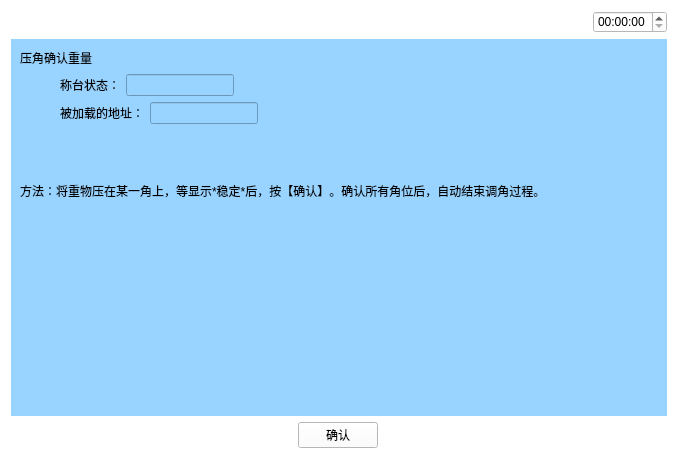
<?xml version="1.0" encoding="UTF-8"?>
<ui version="4.0">
 <class>Yazhouqueren</class>
 <widget class="QWidget" name="Yazhouqueren">
  <property name="geometry">
   <rect>
    <x>0</x>
    <y>0</y>
    <width>678</width>
    <height>459</height>
   </rect>
  </property>
  <property name="windowTitle">
   <string>Form</string>
  </property>
  <property name="styleSheet">
   <string notr="true">background-color: rgb(255, 255, 255);</string>
  </property>
  <layout class="QVBoxLayout" name="verticalLayout" stretch="1,5,1">
   <item>
    <layout class="QHBoxLayout" name="horizontalLayout_5">
     <item>
      <widget class="QPushButton" name="pushButton">
       <property name="text">
        <string/>
       </property>
       <property name="icon">
        <iconset resource="myimages.qrc">
         <normaloff>:/image/images/4g.png</normaloff>:/image/images/4g.png</iconset>
       </property>
       <property name="flat">
        <bool>true</bool>
       </property>
      </widget>
     </item>
     <item>
      <widget class="QPushButton" name="pushButton_2">
       <property name="text">
        <string/>
       </property>
       <property name="icon">
        <iconset resource="myimages.qrc">
         <normaloff>:/image/images/wireless.svg</normaloff>:/image/images/wireless.svg</iconset>
       </property>
       <property name="flat">
        <bool>true</bool>
       </property>
      </widget>
     </item>
     <item>
      <widget class="QPushButton" name="pushButton_3">
       <property name="text">
        <string/>
       </property>
       <property name="icon">
        <iconset resource="myimages.qrc">
         <normaloff>:/image/images/bl.svg</normaloff>:/image/images/bl.svg</iconset>
       </property>
       <property name="flat">
        <bool>true</bool>
       </property>
      </widget>
     </item>
     <item>
      <widget class="QPushButton" name="pushButton_4">
       <property name="text">
        <string/>
       </property>
       <property name="icon">
        <iconset resource="myimages.qrc">
         <normaloff>:/image/images/locate.svg</normaloff>:/image/images/locate.svg</iconset>
       </property>
       <property name="flat">
        <bool>true</bool>
       </property>
      </widget>
     </item>
     <item>
      <spacer name="horizontalSpacer_4">
       <property name="orientation">
        <enum>Qt::Horizontal</enum>
       </property>
       <property name="sizeHint" stdset="0">
        <size>
         <width>40</width>
         <height>20</height>
        </size>
       </property>
      </spacer>
     </item>
     <item>
      <widget class="QTimeEdit" name="timeEdit_2"/>
     </item>
    </layout>
   </item>
   <item>
    <widget class="QWidget" name="widget_2" native="true">
     <property name="sizePolicy">
      <sizepolicy hsizetype="Preferred" vsizetype="Preferred">
       <horstretch>0</horstretch>
       <verstretch>0</verstretch>
      </sizepolicy>
     </property>
     <property name="contextMenuPolicy">
      <enum>Qt::DefaultContextMenu</enum>
     </property>
     <property name="styleSheet">
      <string notr="true">background-color: rgb(153, 211, 255);</string>
     </property>
     <layout class="QVBoxLayout" name="verticalLayout_4">
      <item>
       <layout class="QHBoxLayout" name="horizontalLayout_7">
        <item>
         <widget class="QLabel" name="label_6">
          <property name="text">
           <string>压角确认重量</string>
          </property>
         </widget>
        </item>
        <item>
         <spacer name="horizontalSpacer_5">
          <property name="orientation">
           <enum>Qt::Horizontal</enum>
          </property>
          <property name="sizeHint" stdset="0">
           <size>
            <width>40</width>
            <height>20</height>
           </size>
          </property>
         </spacer>
        </item>
        <item>
         <layout class="QVBoxLayout" name="verticalLayout_5"/>
        </item>
       </layout>
      </item>
      <item>
       <layout class="QHBoxLayout" name="horizontalLayout_8">
        <item>
         <spacer name="horizontalSpacer_10">
          <property name="orientation">
           <enum>Qt::Horizontal</enum>
          </property>
          <property name="sizeType">
           <enum>QSizePolicy::Preferred</enum>
          </property>
          <property name="sizeHint" stdset="0">
           <size>
            <width>40</width>
            <height>20</height>
           </size>
          </property>
         </spacer>
        </item>
        <item>
         <widget class="QLabel" name="label_7">
          <property name="text">
           <string>称台状态：</string>
          </property>
         </widget>
        </item>
        <item>
         <widget class="QLineEdit" name="lineEdit_state">
          <property name="sizePolicy">
           <sizepolicy hsizetype="Preferred" vsizetype="Fixed">
            <horstretch>0</horstretch>
            <verstretch>0</verstretch>
           </sizepolicy>
          </property>
          <property name="readOnly">
           <bool>true</bool>
          </property>
         </widget>
        </item>
        <item>
         <spacer name="horizontalSpacer_11">
          <property name="orientation">
           <enum>Qt::Horizontal</enum>
          </property>
          <property name="sizeHint" stdset="0">
           <size>
            <width>40</width>
            <height>20</height>
           </size>
          </property>
         </spacer>
        </item>
       </layout>
      </item>
      <item>
       <layout class="QVBoxLayout" name="verticalLayout_6">
        <item>
         <layout class="QHBoxLayout" name="horizontalLayout_9">
          <item>
           <spacer name="horizontalSpacer_12">
            <property name="orientation">
             <enum>Qt::Horizontal</enum>
            </property>
            <property name="sizeType">
             <enum>QSizePolicy::Preferred</enum>
            </property>
            <property name="sizeHint" stdset="0">
             <size>
              <width>40</width>
              <height>20</height>
             </size>
            </property>
           </spacer>
          </item>
          <item>
           <widget class="QLabel" name="label_8">
            <property name="text">
             <string>被加载的地址：</string>
            </property>
           </widget>
          </item>
          <item>
           <widget class="QLineEdit" name="lineEdit_Address">
            <property name="sizePolicy">
             <sizepolicy hsizetype="Preferred" vsizetype="Fixed">
              <horstretch>0</horstretch>
              <verstretch>0</verstretch>
             </sizepolicy>
            </property>
           </widget>
          </item>
          <item>
           <spacer name="horizontalSpacer_13">
            <property name="orientation">
             <enum>Qt::Horizontal</enum>
            </property>
            <property name="sizeHint" stdset="0">
             <size>
              <width>40</width>
              <height>20</height>
             </size>
            </property>
           </spacer>
          </item>
         </layout>
        </item>
        <item>
         <layout class="QHBoxLayout" name="horizontalLayout_10" stretch="0">
          <item>
           <widget class="QLabel" name="label_9">
            <property name="frameShape">
             <enum>QFrame::NoFrame</enum>
            </property>
            <property name="lineWidth">
             <number>2</number>
            </property>
            <property name="text">
             <string>方法：将重物压在某一角上，等显示*稳定*后，按【确认】。确认所有角位后，自动结束调角过程。</string>
            </property>
            <property name="wordWrap">
             <bool>true</bool>
            </property>
           </widget>
          </item>
         </layout>
        </item>
       </layout>
      </item>
      <item>
       <layout class="QGridLayout" name="gridLayout_2">
        <item row="0" column="5">
         <widget class="QLabel" name="label_14">
          <property name="styleSheet">
           <string notr="true"/>
          </property>
          <property name="text">
           <string/>
          </property>
          <property name="alignment">
           <set>Qt::AlignCenter</set>
          </property>
         </widget>
        </item>
        <item row="1" column="5">
         <widget class="QLabel" name="label_21">
          <property name="styleSheet">
           <string notr="true"/>
          </property>
          <property name="text">
           <string/>
          </property>
          <property name="alignment">
           <set>Qt::AlignCenter</set>
          </property>
         </widget>
        </item>
        <item row="0" column="0">
         <widget class="QLabel" name="label_12">
          <property name="styleSheet">
           <string notr="true"/>
          </property>
          <property name="text">
           <string/>
          </property>
          <property name="alignment">
           <set>Qt::AlignCenter</set>
          </property>
         </widget>
        </item>
        <item row="1" column="2">
         <widget class="QLabel" name="label_25">
          <property name="styleSheet">
           <string notr="true"/>
          </property>
          <property name="text">
           <string/>
          </property>
          <property name="alignment">
           <set>Qt::AlignCenter</set>
          </property>
         </widget>
        </item>
        <item row="1" column="1">
         <widget class="QLabel" name="label_20">
          <property name="styleSheet">
           <string notr="true"/>
          </property>
          <property name="text">
           <string/>
          </property>
          <property name="alignment">
           <set>Qt::AlignCenter</set>
          </property>
         </widget>
        </item>
        <item row="1" column="7">
         <widget class="QLabel" name="label_18">
          <property name="styleSheet">
           <string notr="true"/>
          </property>
          <property name="text">
           <string/>
          </property>
          <property name="alignment">
           <set>Qt::AlignCenter</set>
          </property>
         </widget>
        </item>
        <item row="1" column="4">
         <widget class="QLabel" name="label_23">
          <property name="styleSheet">
           <string notr="true"/>
          </property>
          <property name="text">
           <string/>
          </property>
          <property name="alignment">
           <set>Qt::AlignCenter</set>
          </property>
         </widget>
        </item>
        <item row="0" column="7">
         <widget class="QLabel" name="label_16">
          <property name="styleSheet">
           <string notr="true"/>
          </property>
          <property name="text">
           <string/>
          </property>
          <property name="alignment">
           <set>Qt::AlignCenter</set>
          </property>
         </widget>
        </item>
        <item row="1" column="6">
         <widget class="QLabel" name="label_22">
          <property name="styleSheet">
           <string notr="true"/>
          </property>
          <property name="text">
           <string/>
          </property>
          <property name="alignment">
           <set>Qt::AlignCenter</set>
          </property>
         </widget>
        </item>
        <item row="1" column="3">
         <widget class="QLabel" name="label_26">
          <property name="styleSheet">
           <string notr="true"/>
          </property>
          <property name="text">
           <string/>
          </property>
          <property name="alignment">
           <set>Qt::AlignCenter</set>
          </property>
         </widget>
        </item>
        <item row="1" column="0">
         <widget class="QLabel" name="label_27">
          <property name="styleSheet">
           <string notr="true"/>
          </property>
          <property name="text">
           <string/>
          </property>
          <property name="alignment">
           <set>Qt::AlignCenter</set>
          </property>
         </widget>
        </item>
        <item row="0" column="6">
         <widget class="QLabel" name="label_15">
          <property name="styleSheet">
           <string notr="true"/>
          </property>
          <property name="text">
           <string/>
          </property>
          <property name="alignment">
           <set>Qt::AlignCenter</set>
          </property>
         </widget>
        </item>
        <item row="0" column="4">
         <widget class="QLabel" name="label_13">
          <property name="styleSheet">
           <string notr="true"/>
          </property>
          <property name="text">
           <string/>
          </property>
          <property name="alignment">
           <set>Qt::AlignCenter</set>
          </property>
         </widget>
        </item>
        <item row="0" column="2">
         <widget class="QLabel" name="label_28">
          <property name="styleSheet">
           <string notr="true"/>
          </property>
          <property name="text">
           <string/>
          </property>
          <property name="alignment">
           <set>Qt::AlignCenter</set>
          </property>
         </widget>
        </item>
        <item row="0" column="3">
         <widget class="QLabel" name="label_29">
          <property name="styleSheet">
           <string notr="true"/>
          </property>
          <property name="text">
           <string/>
          </property>
          <property name="alignment">
           <set>Qt::AlignCenter</set>
          </property>
         </widget>
        </item>
        <item row="0" column="1">
         <widget class="QLabel" name="label_30">
          <property name="styleSheet">
           <string notr="true"/>
          </property>
          <property name="text">
           <string/>
          </property>
          <property name="alignment">
           <set>Qt::AlignCenter</set>
          </property>
         </widget>
        </item>
       </layout>
      </item>
     </layout>
    </widget>
   </item>
   <item>
    <layout class="QHBoxLayout" name="horizontalLayout_2">
     <item>
      <widget class="QPushButton" name="returnIndex">
       <property name="font">
        <font>
         <family>AR PL UMing TW MBE</family>
        </font>
       </property>
       <property name="styleSheet">
        <string notr="true">border-image: url(:/image/images/index.svg);</string>
       </property>
       <property name="text">
        <string/>
       </property>
       <property name="icon">
        <iconset resource="myimages.qrc">
         <normaloff>:/image/images/index.svg</normaloff>:/image/images/index.svg</iconset>
       </property>
       <property name="iconSize">
        <size>
         <width>40</width>
         <height>40</height>
        </size>
       </property>
       <property name="flat">
        <bool>true</bool>
       </property>
      </widget>
     </item>
     <item>
      <spacer name="horizontalSpacer_2">
       <property name="orientation">
        <enum>Qt::Horizontal</enum>
       </property>
       <property name="sizeHint" stdset="0">
        <size>
         <width>40</width>
         <height>20</height>
        </size>
       </property>
      </spacer>
     </item>
     <item>
      <widget class="QPushButton" name="confirm">
       <property name="text">
        <string>确认</string>
       </property>
      </widget>
     </item>
     <item>
      <spacer name="horizontalSpacer_3">
       <property name="orientation">
        <enum>Qt::Horizontal</enum>
       </property>
       <property name="sizeHint" stdset="0">
        <size>
         <width>40</width>
         <height>20</height>
        </size>
       </property>
      </spacer>
     </item>
     <item>
      <widget class="QPushButton" name="returnPage">
       <property name="text">
        <string/>
       </property>
       <property name="icon">
        <iconset resource="myimages.qrc">
         <normaloff>:/image/images/shangyiye.svg</normaloff>:/image/images/shangyiye.svg</iconset>
       </property>
       <property name="iconSize">
        <size>
         <width>40</width>
         <height>40</height>
        </size>
       </property>
       <property name="flat">
        <bool>true</bool>
       </property>
      </widget>
     </item>
    </layout>
   </item>
  </layout>
 </widget>
 <resources>
  <include location="myimages.qrc"/>
 </resources>
 <connections/>
</ui>
